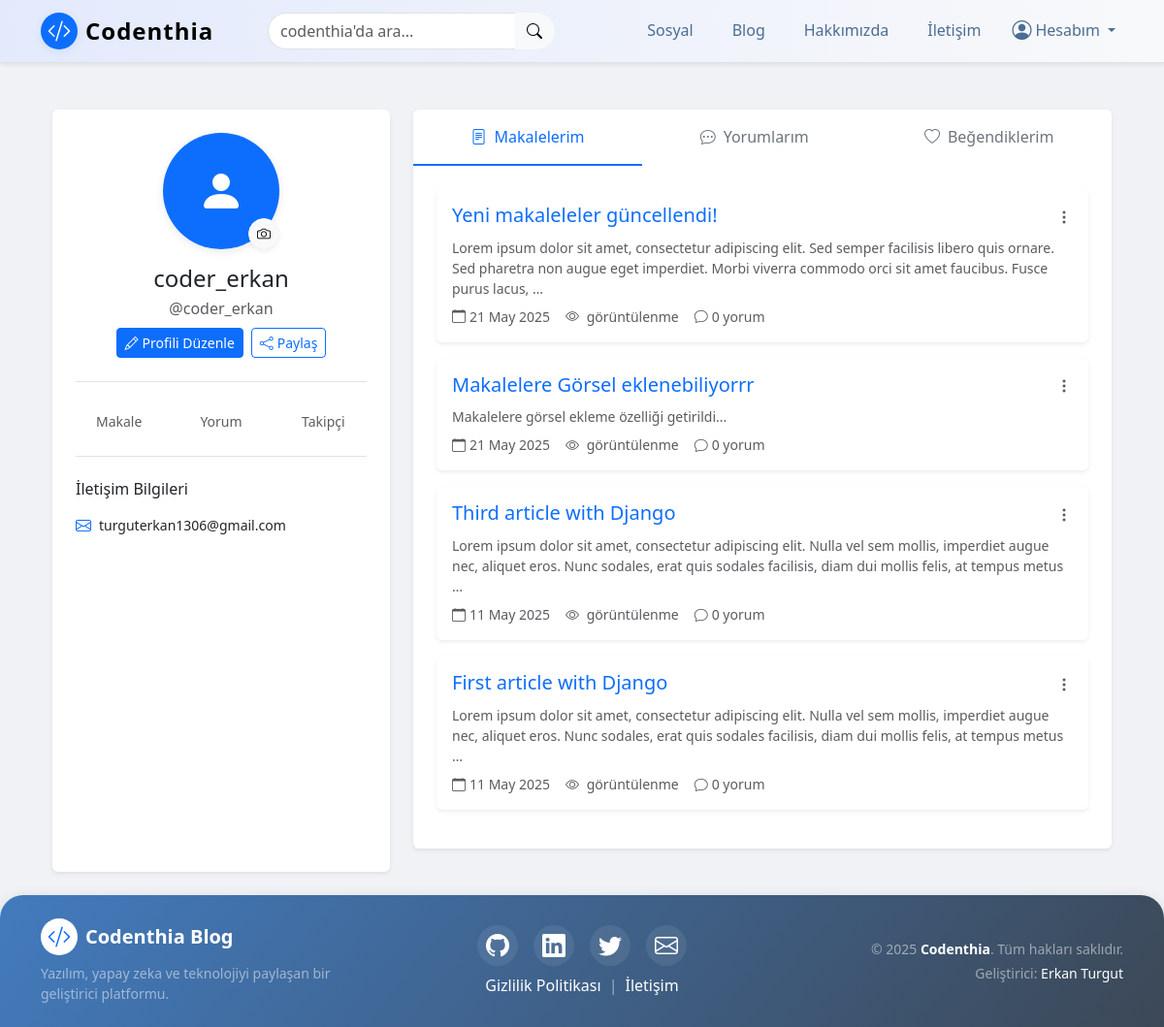
/user/profile/ (signed in), run on an earlier commit of the app's database.
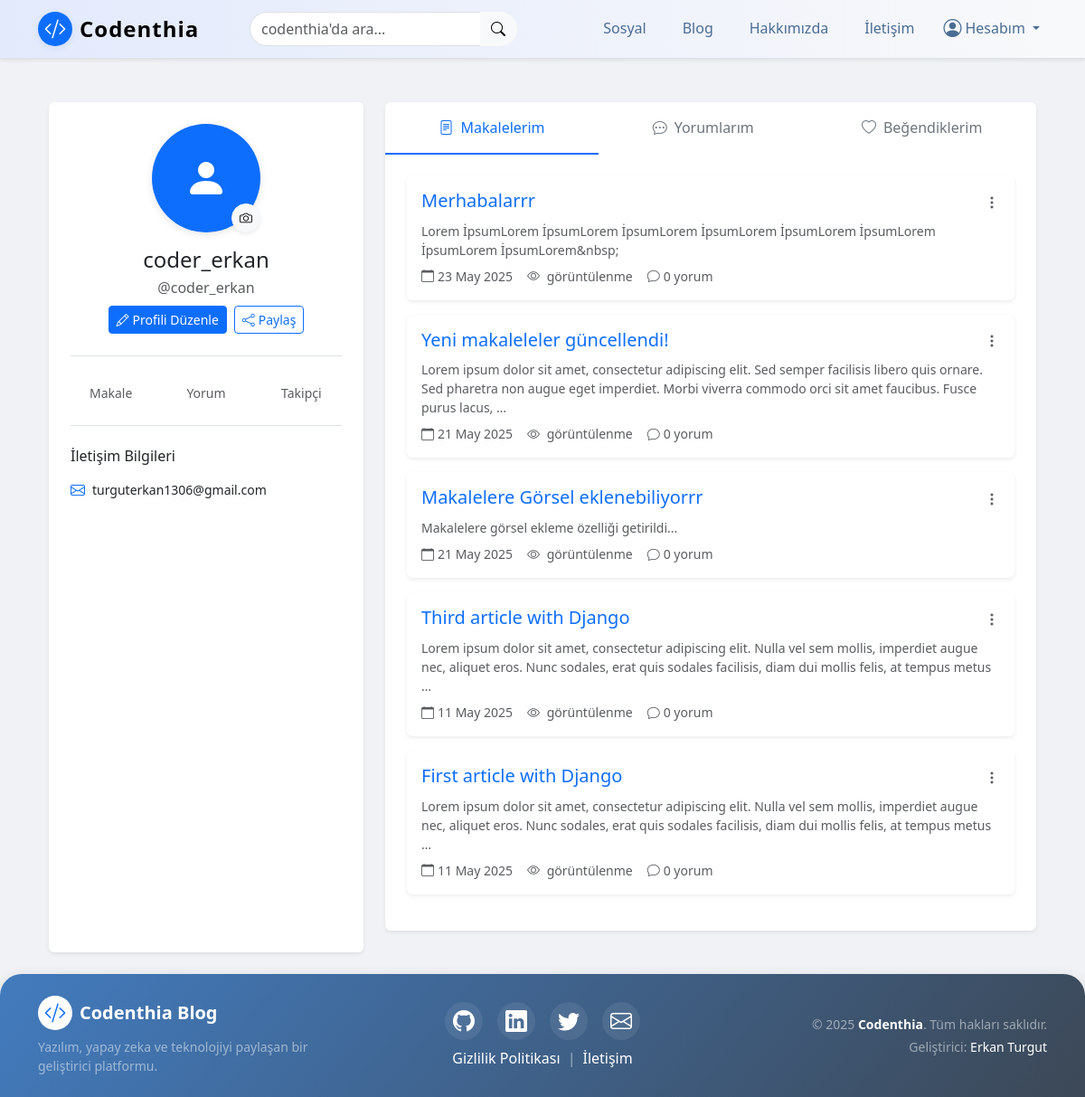
And on a later commit of the database.
### article/models.py (models this page shows, shortened)
class Article(models.Model):
    author = models.ForeignKey("auth.User", on_delete=models.CASCADE , verbose_name="Yazar")  # Bu alan, yazının yazarını (kullanıcıyı) temsil eder ve yazar silindiğinde yazıları da silinir
    title = models.CharField(max_length=50, verbose_name="Başlık") # Bu alan, yazının başlığını temsil eder ve maksimum 50 karakterlik bir metin alır
    content = RichTextField(verbose_name="İçerik") # Bu alan, yazının içeriğini temsil eder ve metin içerikleri için kullanılır
    created_date = models.DateTimeField(auto_now_add=True , verbose_name="Oluşturulma Tarihi") # Bu alan, yazının oluşturulma tarihini otomatik olarak ekler
    image = models.ImageField(upload_to='article_images/', null=True, blank=True)  # <-- yeni alan
    class Meta:
        ordering = ['-created_date'] # Bu kod, yazıları tarihe göre sıralar

### user/views.py (the view)
# urls.py: path('profile/', views.profile, name ="profile"), # Bu kod, profil sayfasını temsil eder ve profil fonksiyonunu çağırır
@login_required(login_url="login")
def profile(request):
    user = request.user
    articles = Article.objects.filter(author=user).order_by('-created_date')
    context = {
        'user': user,
        'articles': articles,
    }
    return render(request, 'user/profile.html', context)

### templates/user/profile.html (shortened to what the changed rows need)
{% extends "layout.html" %} {% load static %} {% block title %}Profilim - {{ user.username }} | Codenthia{% endblock %} {% block body %}
<div class="container py-4">
    <div class="row g-4">
        <div class="col-lg-8">
            <div class="card border-0 shadow-sm mb-4">
                <div class="card-body p-0">
                    <div class="tab-content p-4" id="profileTabsContent">
                        <div class="tab-pane fade show active" id="articles" role="tabpanel">
                            {% if articles %} {% for article in articles %}
                            <div class="card border-0 shadow-sm mb-3">
                                <div class="card-body">
                                    <div class="d-flex justify-content-between align-items-start mb-2">
                                        <h5 class="card-title mb-0">
                                            <a href="/articles/{{ article.id }}" class="text-decoration-none">{{ article.title }}</a>
                                        </h5>
                                        <div class="dropdown">
                                            <button class="btn btn-link text-muted p-0" type="button" data-bs-toggle="dropdown">
                                                <i class="bi bi-three-dots-vertical"></i>
                                            </button>
                                        </div>
                                    </div>
                                    <p class="card-text text-muted small mb-2">{{ article.content|striptags|truncatewords:30 }}</p>
                                    <div class="d-flex align-items-center gap-3 text-muted small">
                                        <span><i class="bi bi-calendar me-1"></i>{{ article.created_date|date:"d M Y" }}</span>
                                        <span><i class="bi bi-eye me-1"></i>{{ article.views }} görüntülenme</span>
                                        <span><i class="bi bi-chat me-1"></i>{{ article.comments.count }} yorum</span>
                                    </div>
                                </div>
                            </div>
                            {% endfor %} {% endif %}
                        </div>
                    </div>
                </div>
            </div>
        </div>
    </div>
</div>
{% endblock %}

What changed in the data, as far as the page shows it:
added Article: title "Merhabalarrr", content "Lorem İpsumLorem İpsumLorem İpsumLorem İpsumLorem İpsumLorem İpsumLorem İpsumLorem İpsumLorem&nbsp;", created_date "23 May 2025", comments.count "0"
